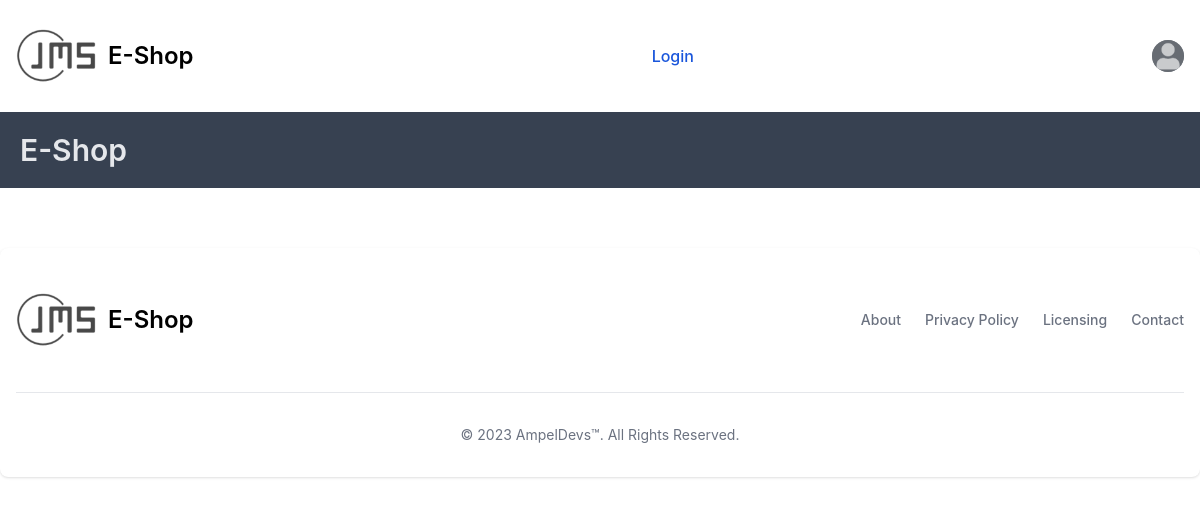
The page /shop on the database as committed earlier.
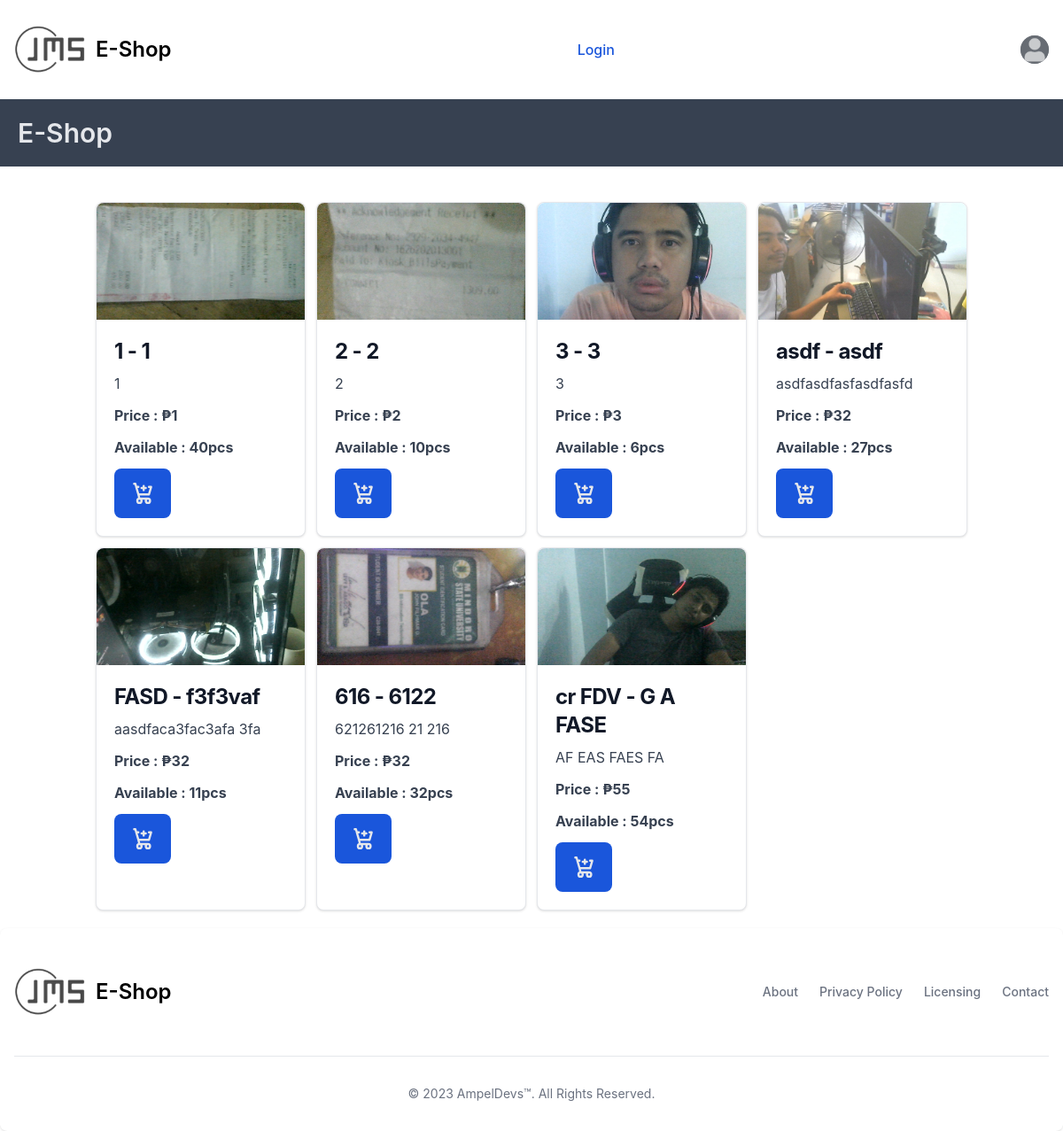
The same page on the database as committed later.
### tables this page shows
CREATE TABLE `products` (
  `id` int NOT NULL,
  `itemname` varchar(255) NOT NULL,
  `compatibility` varchar(255) NOT NULL,
  `description` varchar(255) NOT NULL,
  `image` varchar(255) DEFAULT NULL,
  `price` int NOT NULL,
  `date_added` datetime NOT NULL DEFAULT CURRENT_TIMESTAMP,
  `quantity` int NOT NULL
);

### app/controllers/UserController.php (called while the page is built, shortened)
<?php
class UserController extends Controller {
    public function baseHome() {
        $data['userName'] = $this->session->userdata('userName');
        $data['userEmail'] = $this->session->userdata('userEmail');
        $data['role'] = 'NOLOGIN';
        $data['userImage'] = $this->session->userdata('userImage');
        $data['products'] = $this->product_model->getProducts();
        $data['message'] = array();
        $data['cart'] = array();
        $data['filteredcart'] = array();
        $this->session->set_userdata('prevUrl', $_SERVER['REQUEST_URI']);
        $this->call->view('home',$data);
    }
}
?>

### scheme/kernel/Router.php (called while the page is built, shortened)
<?php
class Router
{
    private $routes = [];
    private $group_prefix = '';
    private function add_route($url, $callback, $method = 'GET', $name = NULL)
    {
		if (strpos($url, '/') !== 0) {
			$url = '/' . $url;
		}
        if(is_string($method)) {
            $methods = explode('|', strtoupper($method));
        } else {
            $methods = $method;
        }
        foreach ($methods as $method) {
            $route = [
                'url' => $this->group_prefix . $this->sanitize_url($url),
                'callback' => $callback,
                'method' => $method,
                'name' => $name,
            ];
            $this->routes[] = $route;
        }
    }
    public function initiate($url, $method)
    {
        foreach ($this->routes as $route) {
            if (strtoupper($route['method']) === strtoupper($method)) {
                $pattern = $this->convert_to_regex_pattern($route['url']);
                if (preg_match($pattern, $url, $matches)) {
                    array_shift($matches);
                    $callback = $route['callback'];
                    if (is_string($callback)) {
                        if(strpos($callback, '::') !== false) {
                            [$controller, $method] = explode('::', $callback);
                        } else {
                            [$controller, $method] = [$callback, 'index'];
                        }
                        $app = APP_DIR .'controllers/'. ucfirst($controller) . '.php';
                        if(file_exists($app)){
                            $this->call_controller_method($controller, $method, $matches);
                        } else {
                            show_error('Runtime Error', 'Controller file did not exist.');
                        }
                    } elseif (is_callable($callback)) {
                        call_user_func_array($callback,  array_values($matches));
                    } else {
                        throw new RuntimeException('Invalid callback.');
                    }
                    return;
                }
            }
        }
    }
    private function call_controller_method($controller, $method, $params)
    {
        $controller_instance = new $controller();
        if ($this->is_method_accessible($controller_instance, $method)) {
            call_user_func_array([$controller_instance, $method], array_values($params));
        } else {
            throw new RuntimeException('Method is inaccessible.');
        }
    }
    private function is_method_accessible($controller, $method)
    {
        return is_object($controller) && method_exists($controller, $method) && is_callable([$controller, $method]);
    }
    private function convert_to_regex_pattern($url)
    {
        $pattern = preg_replace_callback('/\(([^)]+)\)/', function($matches) {
            $param = $matches[1];
            if (strpos($param, ':num') === 0) {
                return '(\d+)';
            } elseif (strpos($param, ':any') === 0) {
                return '([^/]+)';
            } elseif (strpos($param, ':alpha') === 0) {
                return '([a-zA-Z]+)';
            } elseif (strpos($param, ':alphanum') === 0) {
                return '([a-zA-Z0-9]+)';
            } elseif (strpos($param, ':') === 0) {
                return '(' . substr($param, 1) . ')';
            }
            return $param;
        }, $url);
        return '#^' . $pattern . '$#';
    }
    public function sanitize_url($url)
    {
        $url = rtrim($url, '/');
        $url = filter_var($url, FILTER_SANITIZE_URL);
        return $url;
    }
}
?>

### scheme/kernel/LavaLust.php (called while the page is built, shortened)
<?php
require_once SYSTEM_DIR . 'kernel/Routine.php';
require_once SYSTEM_DIR . 'kernel/Controller.php';
$router =& load_class('router', 'kernel', array(new Controller));
function &lava_instance()
{
  return Controller::instance();
}
$url = $router->sanitize_url(str_replace($_SERVER['SCRIPT_NAME'], '', $_SERVER['PHP_SELF']));
$method = isset($_SERVER['REQUEST_METHOD']) ? strtoupper($_SERVER['REQUEST_METHOD']) : '';
$router->initiate($url, $method);
?>

### index.php (called while the page is built, shortened)
<?php
require_once SYSTEM_DIR . 'kernel/LavaLust.php';
?>

### scheme/database/Database.php (called while the page is built, shortened)
<?php
class Database {
    private $db = NULL;
    private $dbprefix = NULL;
    private $table;
    private $columns;
    private $sql;
    private $bindValues;
    private $where;
    private $operators = array('=', '!=', '<', '>', '<=', '>=', '<>');
    public function __construct($dbname = NULL)
    {
        if(is_null($dbname)) {
            $database_config =& database_config()['main'];
        } else {
            if(isset(database_config()[$dbname])) {
                $database_config =& database_config()[$dbname];
            } else {
                throw new PDOException('No active configuration for this database.');
            }
        }
        $this->dbprefix = $database_config['dbprefix'];
        $driver = $database_config['driver'];
        $charset = $database_config['charset'];
        $dbost = $database_config['hostname'];
        $port = $database_config['port'];
        $dbname = $database_config['database'];
        $dbuser = $database_config['username'];
        $dbpass = $database_config['password'];
        $dsn = ''.$driver.':host=' . $dbost . ';dbname=' . $dbname . ';charset=' . $charset . ';port=' . $port;
        $options = array(
            PDO::ATTR_ERRMODE            => PDO::ERRMODE_EXCEPTION,
            PDO::ATTR_DEFAULT_FETCH_MODE => PDO::FETCH_ASSOC,
            PDO::ATTR_EMULATE_PREPARES   => false,
        );
        try {
            $this->db = new PDO($dsn, $dbuser, $dbpass, $options);
        } catch (Exception $e) {
            throw new PDOException($e->getMessage());
        }
    }
    private function resetQuery()
    {
        $this->table = NULL;
        $this->columns = NULL;
        $this->sql = NULL;
        $this->bindValues = array();
        $this->limit = NULL;
        $this->offset = NULL;
        $this->orderBy = NULL;
        $this->groupBy = NULL;
        $this->having = NULL;
        $this->where = NULL;
        $this->join = NULL;
    }
    public function table($table_name)
    {
        $this->table = $this->dbprefix.$table_name;
        return $this;
    }
    public function where($where, $op = null, $val = null, $type = '', $andOr = 'AND')
    {
        if (is_array($where) && ! empty($where)) {
            $_where = [];
            foreach ($where as $column => $data) {
                $_where[] = $type . $column . ' = ?';
                $this->bindValues[] = $data;
            }
            $where = implode(' ' . $andOr . ' ', $_where);
        } else {
            if (is_array($op)) {
                $params = explode('?', $where);
                $_where = '';
                foreach ($params as $key => $value) {
                    if (! empty($value)) {
                        $_where .= $type . $value . (isset($op[$key]) ? ' ? ' : '');
                        $this->bindValues[] = $op[$key];
                    }
                }
                $where = $_where;
            } elseif (! in_array($op, $this->operators) || $op == false) {
                $where = $type . $where . ' = ?';
                $this->bindValues[] = $op;
            } else {
                $where = $type . $where . ' ' . $op . ' ?';
                $this->bindValues[] = $val;
            }
        }
        $this->where = (is_null($this->where))
            ? ' WHERE ' . $where
            : $this->where . ' ' . $andOr . ' ' . $where;
        return $this;
    }
    private function buildQuery()
    {
        if ( $this->columns !== NULL ) {
            $select = $this->columns;
        }else{
            $select = "*";
        }
        $this->sql = "SELECT $select FROM {$this->table}";
        if ($this->where !== NULL) {
            $this->sql .= $this->where;
        }
    }
    public function get_all($mode = PDO::FETCH_ASSOC)
    {
        $this->getSQL = $this->sql;
        try {
            $stmt = $this->db->prepare($this->sql);
            $stmt->execute($this->bindValues);
            return $stmt->fetchAll($mode);
        } catch(Exception $e) {
            throw new PDOException($e->getMessage().'<br>SQL STATEMENT: '.html_escape($this->getSQL));
        }
    }
    public function __destruct()
    {
        $this->db = null;
    }
}

### app/models/Product_model.php (called while the page is built, shortened)
<?php
class Product_model extends Model {
    public function getProducts()
    {
        return $this->db->table('products')->get_all();
    }
}
?>

### scheme/kernel/Model.php (called while the page is built, shortened)
<?php
class Model {
    public function __get($key)
    {
        return lava_instance()->$key;
    }
}

### app/config/database.php (called while the page is built, shortened)
<?php
$database['main'] = array(
    'driver'	=> 'mysql',
    'hostname'	=> 'localhost',
    'port'		=> '3306',
    'username'	=> 'root',
    'password'	=> '',
    'database'	=> 'webapp',
    'charset'	=> 'utf8',
    'dbprefix'	=> '',
);
?>

### scheme/kernel/Routine.php (called while the page is built, shortened)
<?php
if ( ! function_exists('database_config'))
{
	function &database_config()
	{
		static $database;
		if ( file_exists(APP_DIR . 'config/database.php') )
		{
			require_once APP_DIR . 'config/database.php';
			if ( isset($database)  OR is_array($database) )
			{
				foreach( $database as $key => $val )
				{
					$database[$key] = $val;
				}
				return $database;
			}
		} else
			show_404('404 Not Found', 'The configuration file does not exist');
	}
}

### scheme/helpers/url_helper.php (called while the page is built, shortened)
<?php
if ( ! function_exists('base_url'))
{
	function base_url()
	{
		return  filter_var(BASE_URL, FILTER_SANITIZE_URL);
	}
}
?>

### app/views/home.php (the view, shortened to what the rows shown need)
<?php
    include 'template/header.php';
?>
    <div class="flex justify-start w-full py-5 px-5 bg-gray-700 font-semibold text-3xl text-gray-200 mb-5">
        <h2>E-Shop</h2>
    </div>
    <div class="p-5 container mx-auto">
    <?php if (!isset($products) || empty($products)): ?>
        <div class="bg-white p-8 rounded-lg shadow-md text-center h-screen">
            <svg xmlns="http://www.w3.org/2000/svg" class="mx-auto h-16 w-16 text-gray-500" viewBox="0 0 20 20" fill="currentColor">
                <path fill-rule="evenodd" d="M10 19a8 8 0 100-16 8 8 0 000 16zM10 0a2 2 0 110 4 2 2 0 010-4zM6 10a4 4 0 118 0 4 4 0 01-8 0z" clip-rule="evenodd"/>
            </svg>
            <p class="text-gray-600 mt-4 text-lg">No items available</p>
        </div>
        <?php else: ?>
            <div class="grid grid-cols-1 md:grid-cols-2 lg:grid-cols-4 gap-3 overflow-auto">
                <?php foreach($products as $product): if($product['quantity'] > 0): ?>
                    <div class="max-w-sm bg-white border border-gray-200 rounded-lg shadow dark:bg-gray-800 dark:border-gray-700">
                        <a href="#">
                            <img class="rounded-t-lg" src="<?= base_url(); ?>/public/uploads/items/<?= (isset($product["id"]))? $product["image"] : "" ?>" alt='No image to show' />
                        </a>
                        <div class="p-5">
                            <a href="#">
                                <h5 data-item-name="<?= (isset($product["id"])) ? $product["itemname"] : "" ?>" data-compatibility="<?= (isset($product["id"])) ? $product["compatibility"] : "" ?>" class="mb-2 text-2xl font-bold tracking-tight text-gray-900 dark:text-white"><?= (isset($product["id"]))? $product["itemname"] . " - " : "" ?><?= (isset($product["id"]))? $product["compatibility"] : "" ?></h5>
                            </a>
                            <p data-description="<?= (isset($product["id"])) ? $product["description"] : "" ?>" class="mb-3 font-normal text-gray-700 dark:text-gray-400"><?= (isset($product["id"]))? $product["description"] : "" ?></p>
                            <p data-price="<?= (isset($product["id"])) ? $product["price"] : 0 ?>" class="mb-3 font-bold text-gray-700 dark:text-gray-400">Price : <?= (isset($product["id"]))? " ₱" . $product["price"] : "" ?></p>
                            <p data-quantity="<?= (isset($product["id"])) ? $product["quantity"] : 0 ?>" class="mb-3 font-bold text-gray-700 dark:text-gray-400">Available : <?= (isset($product["id"]))? $product["quantity"] . ($product['quantity'] > 1 ? "pcs" : "pc") : "" ?></p>
                            <a href="/addtocart/<?= (isset($product['id'])) ? $product['id'] : "" ?>" id="addToCart" data-product-id="<?= (isset($product["id"])) ? $product["id"] : 0 ?>" class="inline-flex items-center px-3 py-2 text-sm font-medium text-center text-white bg-blue-700 rounded-lg hover:bg-blue-800 focus:ring-4 focus:outline-none focus:ring-blue-300 dark:bg-blue-600 dark:hover:bg-blue-700 dark:focus:ring-blue-800">
                            </a>
                        </div>
                    </div>
                <?php endif; endforeach; ?>
            </div>
        <?php endif; ?>
    </div>
<?php
    include 'template/footer.php';
?>

Rows that differ between the two databases and show on the page:
now on this page (row edited): products: image (picture), itemname "1", compatibility "1", description "1", price "1", quantity "40", shows "pcs"
now on this page (row edited): products: image (picture), itemname "2", compatibility "2", description "2", price "2", quantity "10", shows "pcs"
added products: image (picture), itemname "3", compatibility "3", description "3", price "3", quantity "6", shows "pcs"
added products: image (picture), itemname "asdf", compatibility "asdf", description "asdfasdfasfasdfasfd", price "32", quantity "27", shows "pcs"
added products: image (picture), itemname "FASD", compatibility "f3f3vaf", description "aasdfaca3fac3afa 3fa", price "32", quantity "11", shows "pcs"
added products: image (picture), itemname "616", compatibility "6122", description "621261216 21 216", price "32", quantity "32", shows "pcs"
added products: image (picture), itemname "cr FDV", compatibility "G A FASE", description "AF EAS FAES FA", price "55", quantity "54", shows "pcs"
